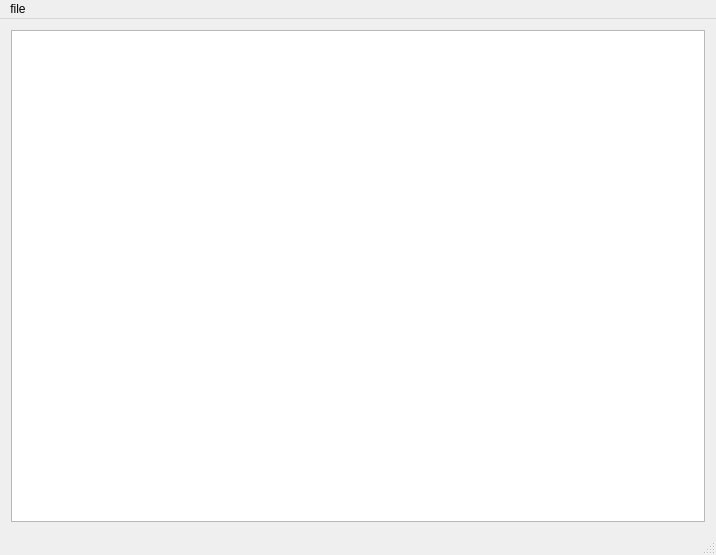
<?xml version="1.0" encoding="UTF-8"?>
<ui version="4.0">
 <class>MainWindow</class>
 <widget class="QMainWindow" name="MainWindow">
  <property name="geometry">
   <rect>
    <x>0</x>
    <y>0</y>
    <width>716</width>
    <height>555</height>
   </rect>
  </property>
  <property name="windowTitle">
   <string>Exemple</string>
  </property>
  <widget class="QWidget" name="centralWidget">
   <layout class="QVBoxLayout" name="verticalLayout">
    <item>
     <widget class="QListView" name="listView"/>
    </item>
   </layout>
  </widget>
  <widget class="QMenuBar" name="menuBar">
   <property name="geometry">
    <rect>
     <x>0</x>
     <y>0</y>
     <width>716</width>
     <height>21</height>
    </rect>
   </property>
   <widget class="QMenu" name="menuLoad">
    <property name="title">
     <string>file</string>
    </property>
    <addaction name="actionLoad"/>
   </widget>
   <addaction name="menuLoad"/>
  </widget>
  <widget class="QStatusBar" name="statusBar"/>
  <action name="actionLoad">
   <property name="text">
    <string>load</string>
   </property>
  </action>
 </widget>
 <layoutdefault spacing="6" margin="11"/>
 <resources/>
 <connections/>
</ui>
